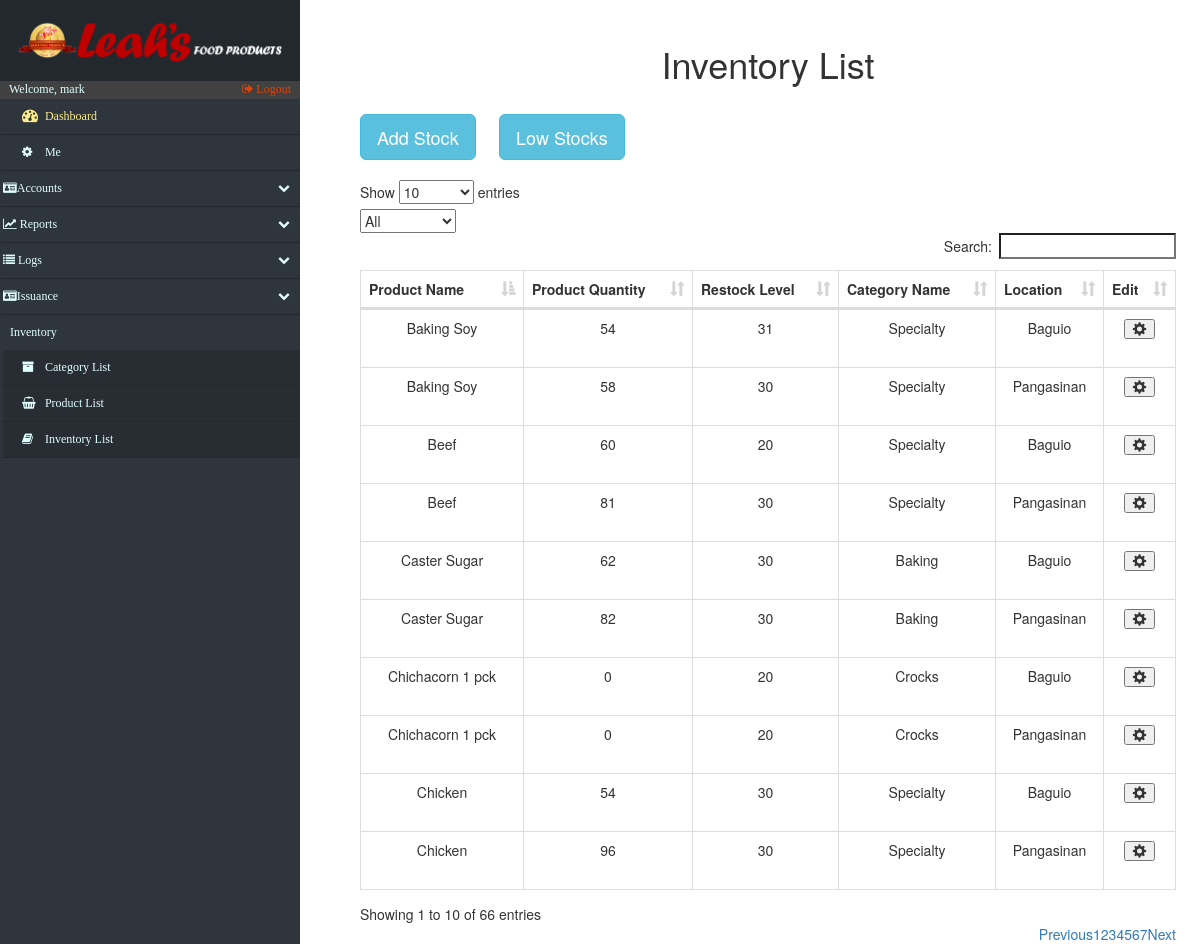
Screenshot of /inventory.php (signed in) with the database file from the repository.
### tables this page shows
CREATE TABLE IF NOT EXISTS `inventory` (
  `iS_inventoryid` int(15) NOT NULL AUTO_INCREMENT,
  `iS_product_id` int(15) NOT NULL,
  `iS_restock_lvl` int(10) NOT NULL,
  `iS_quantity` int(10) NOT NULL DEFAULT '0',
  `iS_location` varchar(45) NOT NULL,
  PRIMARY KEY (`iS_inventoryid`),
  KEY `product_id_idx` (`iS_product_id`)
);

CREATE TABLE IF NOT EXISTS `product_list` (
  `productList_id` int(15) NOT NULL AUTO_INCREMENT,
  `productList_name` varchar(120) DEFAULT NULL,
  `category_id` int(15) NOT NULL,
  `barcode` varchar(120) DEFAULT NULL,
  PRIMARY KEY (`productList_id`),
  KEY `FK_product_list_category_idx` (`category_id`)
);

CREATE TABLE IF NOT EXISTS `category_list` (
  `category_id` int(15) NOT NULL AUTO_INCREMENT,
  `category_name` varchar(100) NOT NULL,
  `category_status` varchar(10) DEFAULT NULL,
  PRIMARY KEY (`category_id`)
);

### inventory.php (the view, shortened to what this page needs)
<!DOCTYPE html>
<html lang="en">
<head>
    <?php include('fragments/config.php') ?>
    <link rel="stylesheet" href="https://maxcdn.bootstrapcdn.com/bootstrap/3.3.7/css/bootstrap.min.css">
    <link href="src/css/datatables.css" rel="stylesheet">
    <link href="//maxcdn.bootstrapcdn.com/font-awesome/4.2.0/css/font-awesome.min.css" rel="stylesheet">
    <link href="src/css/sidebar.css" rel="stylesheet">
    <link href="src/css/custom.css" rel="stylesheet">
</head>
<body>
    <div class="nav-side-menu">
        <div class="brand">
            <div class="brandtext"></div>
        </div>
        <div class="user_info">
            <span>Welcome, <?php
                echo $_SESSION['username'];
                ?>
            </span>
            <a href="fragments/logout.php">
                <i class="fa fa-sign-out" aria-hidden="true"></i> Logout
            </a>
        </div>
        <div class="menu-list">
            <ul id="menu-content" class="menu-content collapse out">
                <li>
                    <a id="dashboard_txt" href="index.php">
                        <i class="fa fa-dashboard fa-lg"></i> Dashboard
                    </a>
                </li>
                 <li><a href="settings.php"><i class="fa fa-cog"></i> Me</a></li>
                <li data-toggle="collapse" data-target="#accounts" class="collapsed">
                    <i class="fa fa-id-card" aria-hidden="true"></i>Accounts <span class="arrow"></span>
                </li>
                <li data-toggle="collapse" data-target="#reports" class="collapsed">
                    <i class="fa fa-line-chart" aria-hidden="true"></i> Reports <span class="arrow"></span>
                </li>
                <li data-toggle="collapse" data-target="#issue" class="collapsed">
                    <i class="fa fa-list" aria-hidden="true"></i> Logs <span class="arrow"></span>
                </li>
                 <li data-toggle="collapse" data-target="#issuance" class="collapsed">
                    <i class="fa fa-id-card" aria-hidden="true"></i>Issuance<span class="arrow"></span>
                </li>
                <div class="sub-menu_nct">
                    <span class="sub-menu">Inventory
                    </span>
                </div>
                <li class="sub-menu_nc">
                    <a class="sub-menu_nc" href="categories.php">
                        <i class="fa fa-archive"> </i> Category List
                    </a>
                </li>
                <li class="sub-menu_nc">
                    <a class="sub-menu_nc" href="products.php">
                        <i class="fa fa-shopping-basket"> </i> Product List
                    </a>
                </li>
                <li class="sub-menu_nc">
                    <a href="inventory.php">
                        <i class="fa fa-book"> </i> Inventory List
                    </a>
                </li>
            </ul>
        </div>
    </div>
       <div id="page-content-wrapper">
        <div class="containers">
            <table class="table table-striped table-bordered">
                <h1 align="center">Inventory List</h1>
            </table>
            <?php
				$retrieve = ("SELECT * FROM inventory INNER JOIN product_list ON inventory.iS_product_id = product_list.productList_id INNER JOIN category_list AS C ON C.category_id = product_list.category_id;");
				$results = mysqli_query($db, $retrieve);
			?>
                <div id="mainContainer">
                   <button type="button" class="btn btn-info btn-lg" data-toggle="modal" data-target="#myModal">Add Stock</button>&nbsp&nbsp&nbsp&nbsp&nbsp
                    <button type="button" class="btn btn-info btn-lg" data-toggle="modal" data-target="#lowStocks">Low Stocks</button>
                    <br>
                    <br>
                    <table id="datatables" class="table table-hover table-bordered dataTable" cellspacing="0" width="100%" role="grid" aria-describedby="myTable_info" style="width: 100%;">
                        <thead>
                            <tr>
                                <th>Product Name</th>
                                <th>Product Quantity</th>
                                <th>Restock Level</th>
                                <th>Category Name</th>
                                <th>Location</th>
                                <th>Edit</th>
                            </tr>
                        </thead>
                        <tbody>
                            <?php
								foreach ($results as $data):
							?>
                                <tr>
									<?php
										$inventory_id = $data["iS_inventoryid"];
                                    ?>
                                    <td data-title="productList name">
                                        <?php echo $data["productList_name"]; ?>
                                    </td>
                                    <td data-title="product quantity">
                                        <?php echo $data["iS_quantity"]; ?>
                                    </td>
                                    <td data-title="Restock Quantity">
                                        <?php echo $data["iS_restock_lvl"]; ?>
                                    </td>
                                    <td data-title="category">
                                        <?php echo $data["category_name"]; ?>
                                    </td><td data-title="location">
                                        <?php echo $data["iS_location"]; ?>
                                    </td><td>
                                        <table class="table table-striped table-bordered">
                                            <button type="button" class="glyphicon glyphicon-cog" data-toggle="modal" aria-hidden="true" data-target="#<?php echo $inventory_id; ?>"></button>
                                        </table>
                                    </td>
                                 </tr>
                            <?php
								endforeach;
							?>
                        </tbody>
                    </table>
        </div>
    </div>
</div>
</body>
</html>

### src/css/datatables.css (style rules this page uses)
table.dataTable { clear: both; width: auto; text-align: center; margin-top: 6px !important; margin-bottom: 6px !important; max-width: none !important; border-collapse: separate !important }
table.dataTable td, table.dataTable th { -webkit-box-sizing: content-box; box-sizing: content-box }
table.dataTable thead>tr>th.sorting_asc, table.dataTable thead>tr>th.sorting_desc, table.dataTable thead>tr>th.sorting, table.dataTable thead>tr>td.sorting_asc, table.dataTable thead>tr>td.sorting_desc, table.dataTable thead>tr>td.sorting { padding-right: 30px }
table.dataTable thead .sorting, table.dataTable thead .sorting_asc, table.dataTable thead .sorting_desc, table.dataTable thead .sorting_asc_disabled, table.dataTable thead .sorting_desc_disabled { cursor: pointer; position: relative }
table.dataTable thead .sorting:after, table.dataTable thead .sorting_asc:after, table.dataTable thead .sorting_desc:after, table.dataTable thead .sorting_asc_disabled:after, table.dataTable thead .sorting_desc_disabled:after { position: absolute; bottom: 8px; right: 8px; display: block; font-family: 'Glyphicons Halflings'; opacity: 0.5 }
table.dataTable thead .sorting:after { opacity: 0.2; content: "\e150" }
table.dataTable thead .sorting_asc:after { content: "\e155" }
table.table-bordered.dataTable th, table.table-bordered.dataTable td { border-left-width: 0 }
table.table-bordered.dataTable th:last-child, table.table-bordered.dataTable th:last-child, table.table-bordered.dataTable td:last-child, table.table-bordered.dataTable td:last-child { border-right-width: 0 }
table.table-bordered.dataTable tbody th, table.table-bordered.dataTable tbody td { border-bottom-width: 0 }

### src/css/sidebar.css (style rules this page uses)
.nav-side-menu { overflow: hidden; font-family: verdana; font-size: 12px; font-weight: 200; background-color: #2e353d; position: fixed; top: 0px; width: 300px; height: 100%; color: #e1ffff; }
.nav-side-menu .brand { background-color: #23282e; line-height: 50px; display: block; text-align: center; font-size: 14px; }
.nav-side-menu ul, .nav-side-menu li { list-style: none; padding: 0px; margin: 0px; line-height: 35px; cursor: pointer; }
.nav-side-menu li { padding-left: 0px; border-left: 3px solid #2e353d; border-bottom: 1px solid #23282e; }
.nav-side-menu li a { text-decoration: none; color: #e1ffff; }
.nav-side-menu li a i { padding-left: 10px; width: 20px; padding-right: 20px; }
@media (min-width: 800px) { .nav-side-menu .menu-list .menu-content { display: block; } }
body { margin: 0px; padding: 0px; }
#dashboard_txt { color: #fcea8b; }
.sub-menu_nc { background-color: #272d33; }
.sub-menu_nct { padding-left: 10px; }
.nav-side-menu .brand .brandtext { padding: 4%; content: url(../img/LeahsTextAlter.PNG); width: 100%; text-align: center; }
.user_info { background-color: #414141; }
.user_info a { float: right; padding-right: 3%; color: #dd430a; }
.user_info span { padding-left: 3% }
.sub-menu_nc a { display: block; }
.menu-content > li a { display: inline-block; width: 100%; }
#menu-content li a { padding-left: 3%; }

### src/css/custom.css (style rules this page uses)
.containers { padding: 0px; margin: 0px; margin-top:2%; float: right; width: 79%; padding-right: 5%; }
@media (max-width: 1600px) { .containers { width: 75%; padding-right: 4%; } }
@media (max-width: 1400px) { .containers { width: 73%; padding-right 3%;: } }
@media (max-width: 1260px) { .containers { width: 70%; padding-right: 2%; } }

### rows the page displays
inventory: iS_product.productList_name "Beef", iS_quantity "60", iS_restock_lvl "20", category_list.category_name "Specialty", iS_location "Baguio"
inventory: iS_product.productList_name "Beef", iS_quantity "81", iS_restock_lvl "30", category_list.category_name "Specialty", iS_location "Pangasinan"
inventory: iS_product.productList_name "Chicken", iS_quantity "54", iS_restock_lvl "30", category_list.category_name "Specialty", iS_location "Baguio"
inventory: iS_product.productList_name "Chicken", iS_quantity "96", iS_restock_lvl "30", category_list.category_name "Specialty", iS_location "Pangasinan"
inventory: iS_product.productList_name "Caster Sugar", iS_quantity "62", iS_restock_lvl "30", category_list.category_name "Baking", iS_location "Baguio"
inventory: iS_product.productList_name "Caster Sugar", iS_quantity "82", iS_restock_lvl "30", category_list.category_name "Baking", iS_location "Pangasinan"
inventory: iS_product.productList_name "Baking Soy", iS_quantity "54", iS_restock_lvl "31", category_list.category_name "Specialty", iS_location "Baguio"
inventory: iS_product.productList_name "Baking Soy", iS_quantity "58", iS_restock_lvl "30", category_list.category_name "Specialty", iS_location "Pangasinan"
inventory: iS_product.productList_name "Chichacorn 1 pck", iS_quantity "0", iS_restock_lvl "20", category_list.category_name "Crocks", iS_location "Baguio"
inventory: iS_product.productList_name "Chichacorn 1 pck", iS_quantity "0", iS_restock_lvl "20", category_list.category_name "Crocks", iS_location "Pangasinan"

### other values shown
$_SESSION['username'] "mark"
